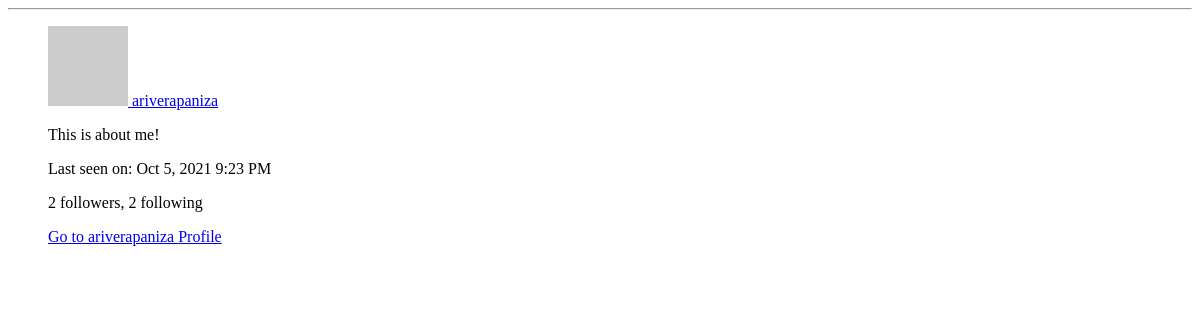
/user/ariverapaniza/popup (signed in), run on an earlier commit of the app's database.
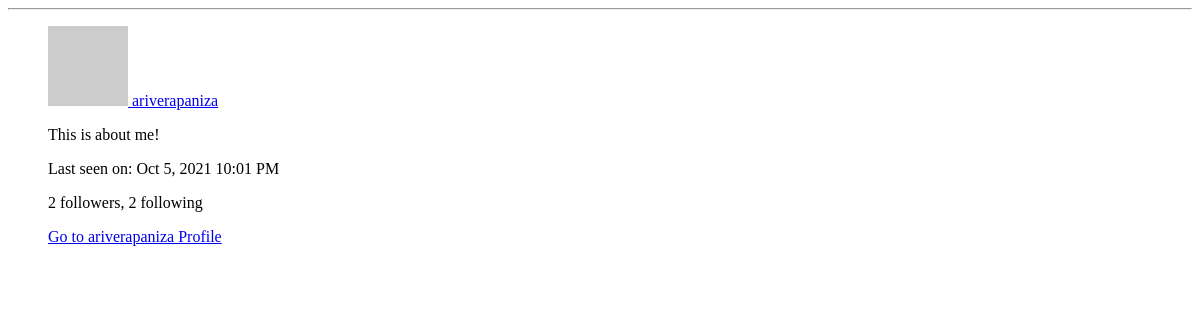
And on a later commit of the database.
### app/models.py (models this page shows, shortened)
class User(UserMixin, db.Model):
    id = db.Column(db.Integer, primary_key=True)
    username = db.Column(db.String(64), index=True, unique=True)
    email = db.Column(db.String(120), index=True, unique=True)
    password_hash = db.Column(db.String(128))
    posts = db.relationship('Post', backref='author', lazy='dynamic')
    about_me = db.Column(db.String(140))
    last_seen = db.Column(db.DateTime, default=datetime.utcnow)
    followed = db.relationship(
        'User', secondary=followers,
        primaryjoin=(followers.c.follower_id == id),
        secondaryjoin=(followers.c.followed_id == id),
        backref=db.backref('followers', lazy='dynamic'), lazy='dynamic')
    messages_sent = db.relationship('Message',
                                    foreign_keys='Message.sender_id',
                                    backref='author', lazy='dynamic')
    messages_received = db.relationship('Message',
                                        foreign_keys='Message.recipient_id',
                                        backref='recipient', lazy='dynamic')
    last_message_read_time = db.Column(db.DateTime)
    notifications = db.relationship('Notification', backref='user',
                                    lazy='dynamic')
    def avatar(self, size):
        digest = md5(self.email.lower().encode('utf-8')).hexdigest()
        return 'https://www.gravatar.com/avatar/{}?d=identicon&s={}'.format(
            digest, size)

### app/routes.py (the view)
@app.route('/user/<username>/popup')
@login_required
def user_popup(username):
    user = User.query.filter_by(username=username).first_or_404()
    form = EmptyForm()
    return render_template('user_popup.html', user=user, form=form)

### app/models.py (called while the page is built)
@login.user_loader
def load_user(id):
    return User.query.get(int(id))

    @classmethod
    def before_commit(cls, session):
        session._changes = {
            'add': list(session.new),
            'update': list(session.dirty),
            'delete': list(session.deleted)
        }

    @classmethod
    def after_commit(cls, session):
        for obj in session._changes['add']:
            if isinstance(obj, SearchableMixin):
                add_to_index(obj.__tablename__, obj)
        for obj in session._changes['update']:
            if isinstance(obj, SearchableMixin):
                add_to_index(obj.__tablename__, obj)
        for obj in session._changes['delete']:
            if isinstance(obj, SearchableMixin):
                remove_from_index(obj.__tablename__, obj)
        session._changes = None

### app/routes.py (called while the page is built)
@app.before_request
def before_request():
    if current_user.is_authenticated:
        current_user.last_seen = datetime.utcnow()
        db.session.commit()
        g.search_form = SearchForm()
    g.locale = str(get_locale())

### app/templates/user_popup.html
    <div class="row table-hover">
        <div class="col-md-12">
            <div class="blog-comment">
                <hr/>
                <ul class="comments">
                    <div class="post-comments">
                        <p><a href="{{ url_for('user', username=user.username) }}"><img src="{{ user.avatar(40) }}" class="avatar" alt=""> {{ user.username }}</a></p>
                            {% if user.about_me %}<p>{{ user.about_me }}</p>{% endif %}
                            {% if user.last_seen %}
                            <p>{{ _('Last seen on') }}: {{ moment(user.last_seen).format('lll') }}</p>
                            {% endif %}
                            <p>{{ _('%(count)d followers', count=user.followers.count()) }}, {{ _('%(count)d following', count=user.followed.count()) }}</p>
                                {% if user == current_user %}
                                <p><a href="{{ url_for('edit_profile') }}">{{ _('Edit your profile') }}</a></p>
                                {% else %}
                                <p><a href="{{ url_for('user', username=user.username) }}">Go to {{ user.username }} Profile</a></p>
                                {% endif %}
                    </div>
                </ul>
            </div>
        </div>
    </div>

What changed in the data, as far as the page shows it:
changed User "ariverapaniza": last_seen "Oct 5, 2021 9:23 PM" → "Oct 5, 2021 10:01 PM"
